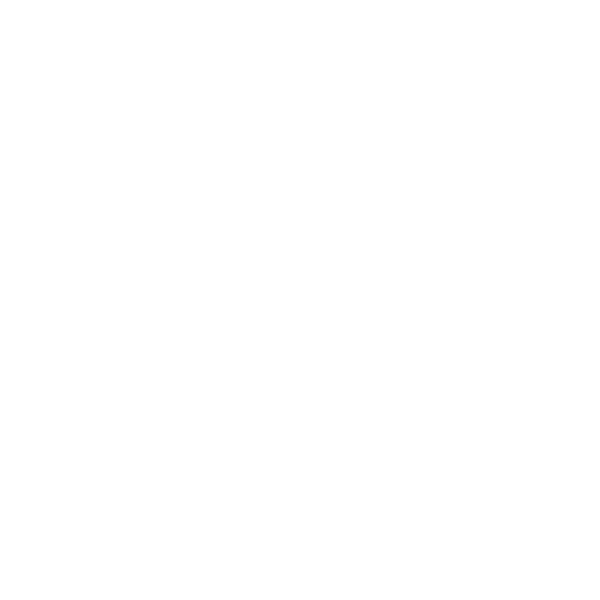
Frame 1 (no input)
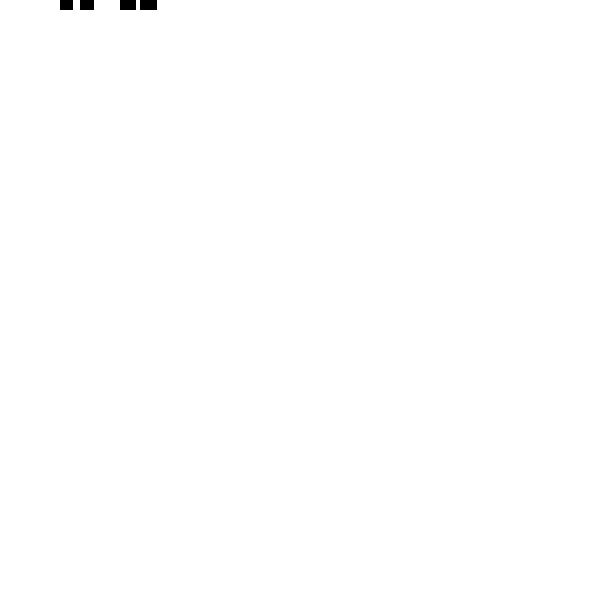
Frame 60 (the mouse pressed at the canvas centre just before this capture)
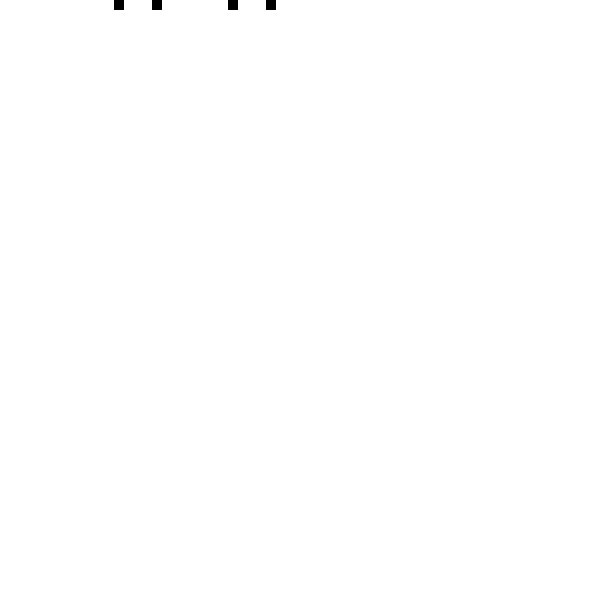
Frame 120 (the mouse held since frame 60 and released just before this capture)

The Processing sketch that drew these frames (run headless with seeded random() and noise(); from frame 60 on, the mouse is pressed at the canvas centre):

// Processing sketch: sketch_9
// ── sketch_9.pde
Invader invader = new Invader(width/2, 700);
ArrayList<Invader> invaders = new ArrayList<Invader>();

void setup() {
 size(600, 600); 

 noStroke();
}

void draw() {
  background(255);
  invader.display();
  invader.move();
  
  if (frameCount%60 == 0 ){
  invaders.add(new Invader(random(0,width), random (0,height)));
  invader.display();
  }

  
}

// ── invaderClass.pde
class Invader {
  int grid[][] = {{0, 0, 1, 0, 0, 0, 0, 0, 1, 0, 0}, 
    {0, 0, 0, 1, 0, 0, 0, 1, 0, 0, 0}, 
    {0, 0, 1, 1, 1, 1, 1, 1, 1, 0, 0}, 
    {0, 1, 1, 0, 1, 1, 1, 0, 1, 1, 0}, 
    {1, 1, 1, 1, 1, 1, 1, 1, 1, 1, 1}, 
    {1, 0, 1, 1, 1, 1, 1, 1, 1, 0, 1}, 
    {1, 0, 1, 0, 0, 0, 0, 0, 1, 0, 1}, 
    {0, 0, 0, 1, 1, 0, 1, 1, 0, 0, 0}
  };
  int rows = 8, cols = 11; 
  int size = 10; 
  float xPos, yPos;

  Invader(float _xPos, float _yPos) {
  }

  void display() {

    for (int i = 0; i < rows; i++) {
      for (int j = 0; j < cols; j++) {
        if (grid [i][j] == 1) {
          fill(0);
        } else {
          fill(255);
        }  
        rect(xPos*j, yPos*i, size, size);
      }
    }
  }

  void move() {
    float r = random(0, 1);
    if (r <= .25) {
      xPos ++;
    }
    //finish the logic here!
 
  }
    
}
